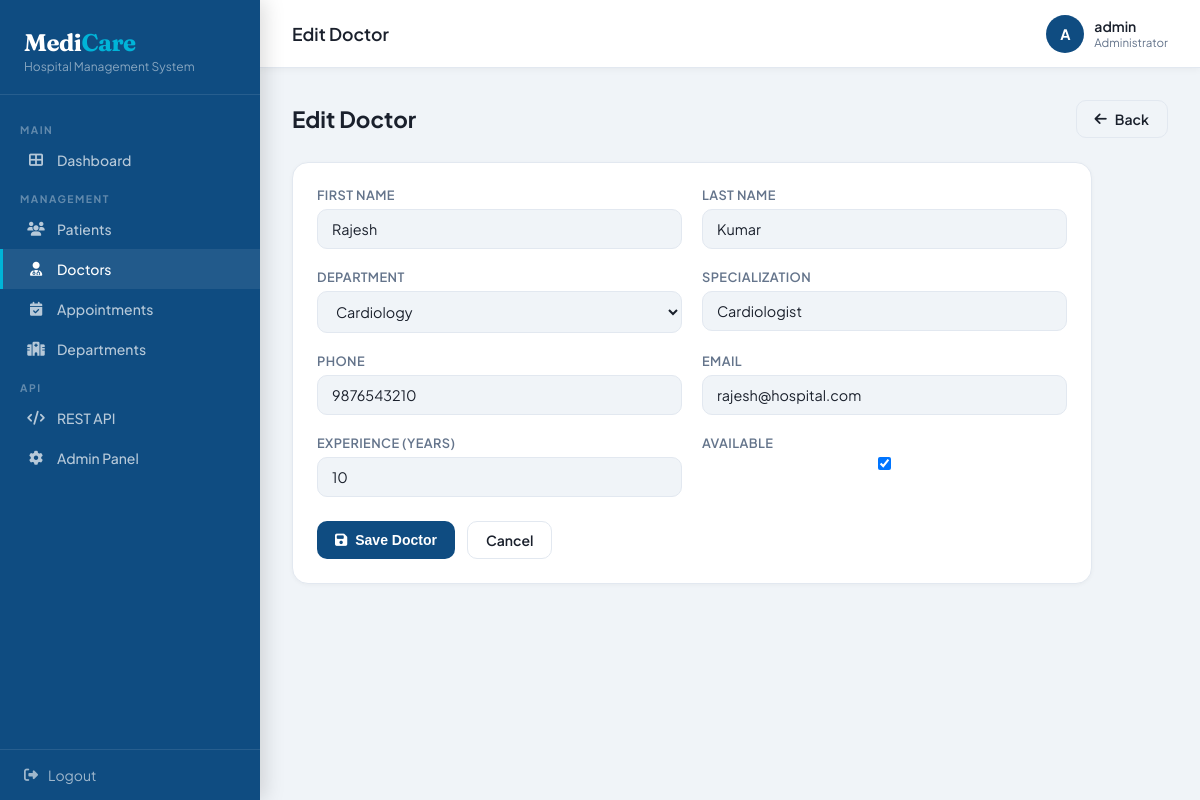
The page /doctors/1/edit/ (signed in) on the database its author committed.
### doctors/models.py (models this page shows, shortened)
class Doctor(models.Model):
    first_name   = models.CharField(max_length=100)
    last_name    = models.CharField(max_length=100)
    department   = models.ForeignKey(Department, on_delete=models.SET_NULL, null=True)
    specialization = models.CharField(max_length=200)
    phone        = models.CharField(max_length=15)
    email        = models.EmailField()
    experience   = models.PositiveIntegerField(help_text="Years of experience")
    available    = models.BooleanField(default=True)
    created_at   = models.DateTimeField(auto_now_add=True)

### doctors/views.py (the view)
# urls.py: path('<int:pk>/edit/',      views.doctor_edit,     name='doctor_edit'),
@login_required
def doctor_edit(request, pk):
    doctor = get_object_or_404(Doctor, pk=pk)
    form = DoctorForm(request.POST or None, instance=doctor)
    if form.is_valid():
        form.save()
        messages.success(request, 'Doctor updated!')
        return redirect('doctor_detail', pk=pk)
    return render(request, 'doctors/form.html', {'form': form, 'title': 'Edit Doctor'})

### doctors/forms.py
class DoctorForm(forms.ModelForm):
    class Meta:
        model = Doctor
        fields = '__all__'

### doctors/models.py (called while the page is built)
    def __str__(self):
        return self.name

### doctors/templates/doctors/form.html (shortened to what this page needs)
{% extends 'core/base.html' %}
{% block page_title %}{{ title }}{% endblock %}
{% block content %}
<div class="page-header">
  <h2>{{ title }}</h2>
  <a href="{% url 'doctor_list' %}" class="btn btn-outline"><i class="fas fa-arrow-left"></i> Back</a>
</div>
<div class="card" style="max-width:800px;">
  <div class="card-body">
    <form method="POST">
      <div class="form-grid">
        <div class="form-group"><label>First Name</label>{{ form.first_name }}</div>
        <div class="form-group"><label>Last Name</label>{{ form.last_name }}</div>
        <div class="form-group"><label>Department</label>{{ form.department }}</div>
        <div class="form-group"><label>Specialization</label>{{ form.specialization }}</div>
        <div class="form-group"><label>Phone</label>{{ form.phone }}</div>
        <div class="form-group"><label>Email</label>{{ form.email }}</div>
        <div class="form-group"><label>Experience (years)</label>{{ form.experience }}</div>
        <div class="form-group"><label>Available</label>{{ form.available }}</div>
      </div>
      <div style="display:flex;gap:12px;margin-top:24px;">
        <button type="submit" class="btn btn-primary"><i class="fas fa-save"></i> Save Doctor</button>
        <a href="{% url 'doctor_list' %}" class="btn btn-outline">Cancel</a>
      </div>
    </form>
  </div>
</div>
{% endblock %}

### core/templates/core/base.html (shortened to what this page needs)
<!DOCTYPE html>
<html lang="en">
<head>
<link href="https://cdnjs.cloudflare.com/ajax/libs/font-awesome/6.4.0/css/all.min.css" rel="stylesheet">
</head>
<body>
{% if user.is_authenticated %}
<aside class="sidebar">
  <div class="sidebar-brand">
    <h1>Medi<span>Care</span></h1>
    <p>Hospital Management System</p>
  </div>
  <nav class="sidebar-nav">
    <div class="nav-section">Main</div>
    <a href="{% url 'dashboard' %}" class="nav-item {% if request.resolver_match.url_name == 'dashboard' %}active{% endif %}">
      <i class="fas fa-th-large"></i> Dashboard
    </a>
    <div class="nav-section">Management</div>
    <a href="{% url 'patient_list' %}" class="nav-item {% if 'patient' in request.resolver_match.url_name %}active{% endif %}">
      <i class="fas fa-users"></i> Patients
    </a>
    <a href="{% url 'doctor_list' %}" class="nav-item {% if 'doctor' in request.resolver_match.url_name %}active{% endif %}">
      <i class="fas fa-user-md"></i> Doctors
    </a>
    <a href="{% url 'appointment_list' %}" class="nav-item {% if 'appointment' in request.resolver_match.url_name %}active{% endif %}">
      <i class="fas fa-calendar-check"></i> Appointments
    </a>
    <a href="{% url 'department_list' %}" class="nav-item {% if 'department' in request.resolver_match.url_name %}active{% endif %}">
      <i class="fas fa-hospital"></i> Departments
    </a>
    <div class="nav-section">API</div>
    <a href="/api/" class="nav-item" target="_blank">
      <i class="fas fa-code"></i> REST API
    </a>
    <a href="/admin/" class="nav-item" target="_blank">
      <i class="fas fa-cog"></i> Admin Panel
    </a>
  </nav>
  <div class="sidebar-footer">
    <a href="{% url 'logout' %}"><i class="fas fa-sign-out-alt"></i> Logout</a>
  </div>
</aside>
{% endif %}
<div class="main">
  {% if user.is_authenticated %}
  <header class="topbar">
    <div class="topbar-title">{% block page_title %}Dashboard{% endblock %}</div>
    <div class="topbar-right">
      <div class="topbar-user">
        <div class="avatar">{{ user.username|slice:":1"|upper }}</div>
        <div>
          <div class="user-name">{{ user.username }}</div>
          <div style="font-size:.72rem;color:var(--muted)">Administrator</div>
        </div>
      </div>
    </div>
  </header>
  {% endif %}
  <div class="content">
    {% block content %}{% endblock %}
  </div>
</div>
</body>
</html>

### core/templates/core/base.html (style rules this page uses)
:root { --primary: #0f4c81; --primary-light: #1a6bb5; --accent: #00b4d8; --accent2: #06d6a0; --danger: #ef233c; --warning: #f9c74f; --bg: #f0f4f8; --card: #ffffff; --text: #1a202c; --muted: #64748b; --border: #e2e8f0; --sidebar-w: 260px; }
* { box-sizing: border-box; margin: 0; padding: 0; }
body { font-family: 'Plus Jakarta Sans', sans-serif; background: var(--bg); color: var(--text); display: flex; min-height: 100vh; }
.sidebar { width: var(--sidebar-w); background: var(--primary); position: fixed; top: 0; left: 0; height: 100vh; display: flex; flex-direction: column; z-index: 100; box-shadow: 4px 0 20px rgba(0,0,0,.15); }
.sidebar-brand { padding: 28px 24px 20px; border-bottom: 1px solid rgba(255,255,255,.1); }
.sidebar-brand h1 { font-family: 'Fraunces', serif; color: #fff; font-size: 1.5rem; letter-spacing: -.5px; }
.sidebar-brand span { color: var(--accent); }
.sidebar-brand p { color: rgba(255,255,255,.5); font-size: .75rem; margin-top: 2px; }
.sidebar-nav { flex: 1; padding: 16px 0; overflow-y: auto; }
.nav-section { padding: 12px 20px 4px; font-size: .65rem; font-weight: 700; letter-spacing: 1.5px; color: rgba(255,255,255,.35); text-transform: uppercase; }
.nav-item { display: flex; align-items: center; gap: 12px; padding: 11px 24px; color: rgba(255,255,255,.7); text-decoration: none; font-size: .875rem; font-weight: 500; transition: all .2s; border-left: 3px solid transparent; }
.nav-item:hover, .nav-item.active { background: rgba(255,255,255,.08); color: #fff; border-left-color: var(--accent); }
.nav-item i { width: 18px; text-align: center; }
.sidebar-footer { padding: 16px 24px; border-top: 1px solid rgba(255,255,255,.1); }
.sidebar-footer a { display: flex; align-items: center; gap: 10px; color: rgba(255,255,255,.6); font-size: .875rem; text-decoration: none; }
.main { margin-left: var(--sidebar-w); flex: 1; display: flex; flex-direction: column; min-height: 100vh; }
.topbar { background: var(--card); padding: 0 32px; height: 68px; display: flex; align-items: center; justify-content: space-between; border-bottom: 1px solid var(--border); position: sticky; top: 0; z-index: 50; box-shadow: 0 1px 8px rgba(0,0,0,.05); }
.topbar-title { font-size: 1.1rem; font-weight: 600; color: var(--text); }
.topbar-right { display: flex; align-items: center; gap: 16px; }
.topbar-user { display: flex; align-items: center; gap: 10px; }
.avatar { width: 38px; height: 38px; border-radius: 50%; background: var(--primary); color: #fff; display: flex; align-items: center; justify-content: center; font-weight: 700; font-size: .9rem; }
.user-name { font-size: .875rem; font-weight: 600; }
.content { padding: 32px; flex: 1; }
.card { background: var(--card); border-radius: 16px; border: 1px solid var(--border); box-shadow: 0 1px 4px rgba(0,0,0,.04); }
.card-body { padding: 24px; }
.btn { display: inline-flex; align-items: center; gap: 8px; padding: 9px 18px; border-radius: 10px; font-size: .875rem; font-weight: 600; cursor: pointer; border: none; text-decoration: none; transition: all .2s; }
.btn-primary { background: var(--primary); color: #fff; }
.btn-outline { background: transparent; border: 1.5px solid var(--border); color: var(--text); }
.form-grid { display: grid; grid-template-columns: 1fr 1fr; gap: 20px; }
.form-group { display: flex; flex-direction: column; gap: 6px; }
label { font-size: .8rem; font-weight: 600; color: var(--muted); text-transform: uppercase; letter-spacing: .4px; }
input, select, textarea { padding: 10px 14px; border: 1.5px solid var(--border); border-radius: 10px; font-family: inherit; font-size: .9rem; color: var(--text); background: var(--bg); transition: border .2s; }
.page-header { display: flex; align-items: center; justify-content: space-between; margin-bottom: 24px; }
.page-header h2 { font-size: 1.4rem; font-weight: 700; }

### rows shown on the page
Doctor: first_name "Rajesh", last_name "Kumar", department "Cardiology", specialization "Cardiologist", phone "9876543210", email "rajesh@hospital.com", experience "10", available "☑"

### other values the page prints
{{ title }} "Edit Doctor"
{{ user.username|slice:":1"|upper }} "A"
{{ user.username }} "admin"
